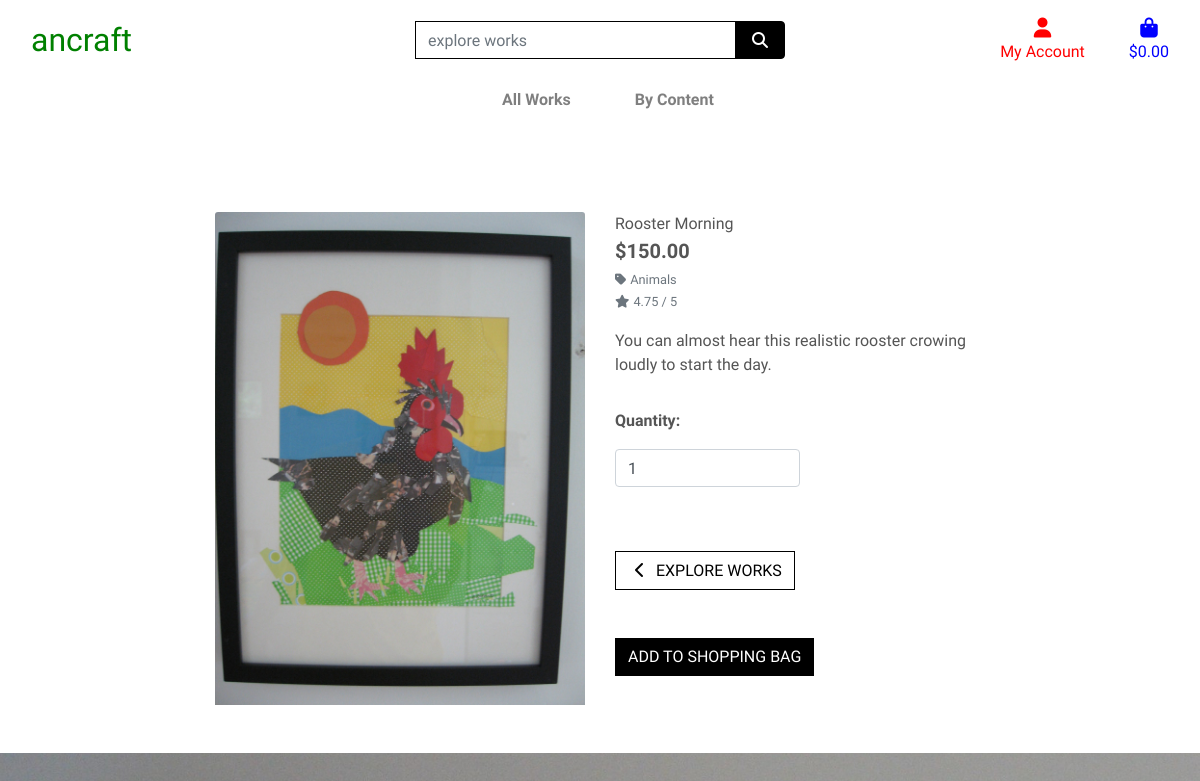
Page /works/2 on the earlier database version.
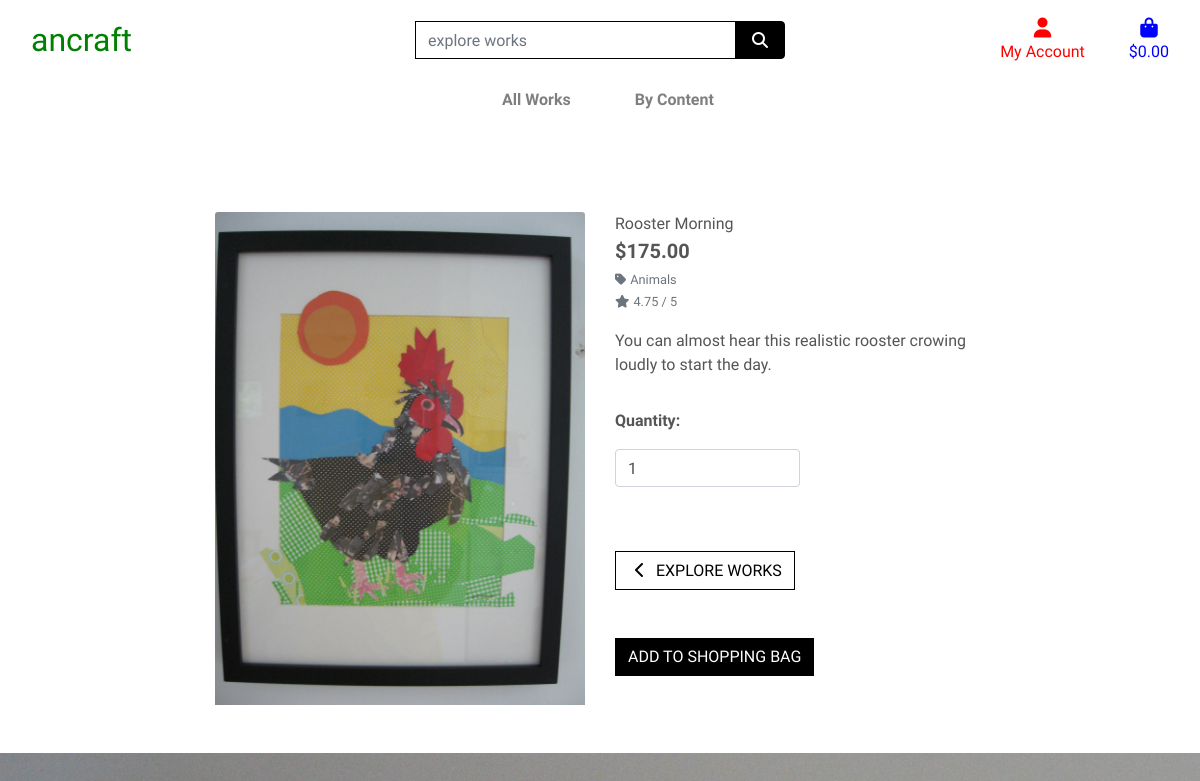
Same page on the later database version.
### works/models.py (models this page shows, shortened)
class Work(models.Model):
    class Meta:
        verbose_name_plural = 'Works'
    content = models.ForeignKey('Content', null=True, blank=True,
                                 on_delete=models.SET_NULL)
    name = models.CharField(max_length=254)
    description = models.TextField()
    price = models.DecimalField(max_digits=6, decimal_places=2)
    rating = models.DecimalField(max_digits=6, decimal_places=2, null=True,
                                 blank=True)
    image = models.ImageField(null=True, blank=True)

class Content(models.Model):
    class Meta:
        verbose_name_plural = 'Contents'
    name = models.CharField(max_length=254)

### works/views.py (the view)
# urls.py: path('<work_id>', views.work_item, name='work_item'),
def work_item(request, work_id):
    work = get_object_or_404(Work, pk=work_id)
    context = {
        'work': work,
    }
    return render(request, 'works/work_item.html', context)

### shoppingbag/contexts.py (called while the page is built, shortened)
def shoppingbag_sum(request):
    shoppingbag_items = []
    total = 0
    work_count = 0
    shoppingbag = request.session.get('shoppingbag', {})
    delivery = total * Decimal(settings.STANDARD_DELIVERY_PERCENTAGE / 100)
    grand_total = delivery + total
    context = {
        'shoppingbag_items': shoppingbag_items,
        'total': total,
        'work_count': work_count,
        'delivery': delivery,
        'grand_total': grand_total,
    }
    return context

### works/templates/works/work_item.html (shortened to what this page needs)
{% extends "base.html" %}
{% load static %}
{% block page_header %}
    <div class="container header-container">
    </div>
{% endblock %}
{% block content %}
    <div class="overlay"></div>
    <div class="container-fluid">
        <div class="row">
            <div class="col-12 col-md-6 col-lg-4 offset-lg-2">
                <div class="image-container my-5">
                    {% if work.image %}
                        <a href="{{ work.image.url }}" target="_blank">
                            <img class="card-img-top img-fluid" src="{{ work.image.url }}" alt="{{ work.name }}">
                        </a>
                        {% else %}
                        <a href="">
                            <img class="card-img-top img-fluid" src="{{ MEDIA_URL }}noimage.png" alt="{{ work.name }}">
                        </a>
                    {% endif %}
                </div>
            </div>
            <div class="col-12 col-md-6 col-lg-4">
                <div class="work-item-container mb-5 mt-md-5">
                    <p class="mb-0">{{ work.name }}</p>
                    <p class="lead mb-0 text-left font-weight-bold">${{ work.price }}</p>
                    {% if work.content %}
                    <p class="small mt-1 mb-0">
                        <a class="text-muted" href="{% url 'works' %}?content={{ work.content.name }}">
                            <i class="fas fa-tag mr-1"></i>{{ work.content.name }}
                        </a>
                    </p>
                    {% endif %}
                    {% if work.rating %}
                        <small class="text-muted"><i class="fas fa-star mr-1"></i>{{ work.rating }} / 5</small>
                    {% else %}
                        <small class="text-muted">No Rating</small>
                    {% endif %}
                    <p class="mt-3">{{ work.description }}</p>
                    <form class="form" action="{% url 'add_to_shoppingbag' work.id %}" method="POST">
                        <div class="form-row">
                            <div class="col-12">
                                <p class="mt-3"><strong>Quantity:</strong></p>
                                <div class="form-group w-50">
                                    <div class="input-group">
                                        <input class="form-control qty_input" type="number" name="quantity" value="1" min="1" max="1" data-item_id="{{ work.id }}" id="id_qty_{{ work.id }}">
                                    </div>
                                </div>
                            </div>
                            <div class="col-12">
                                <a href="{% url 'works' %}" class="btn btn-outline-black rounded-0 mt-5">
                                    <span class="icon">
                                        <i class="fas fa-chevron-left"></i>
                                    </span>
                                    <span class="text-uppercase">explore works</span>
                                </a>
                                <input type="submit" class="btn btn-black rounded-0 text-uppercase mt-5" value="Add to Shopping Bag">
                            </div>
                        </div>
                    </form>
                </div>
            </div>
        </div>
    </div>
{% endblock %}

Differences in the rows shown:
changed Work "Rooster Morning": price "150.00" → "175.00"
